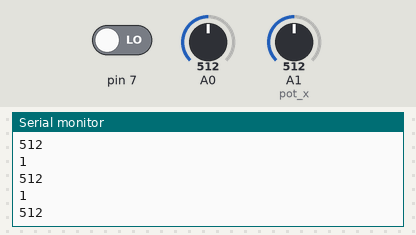
Bench run of a sketch on a simulated Arduino Uno, built with avr-gcc and run on an emulated ATmega328P. On the bench: the last lines printed to the serial monitor. The inputs (shaded band) are chosen by the test bench; at power-on: A0 = 512, pin 7 LOW, A1 (pot_x) = 512. No radio packets arrive unless stated.

Above: at 1.2 s.
1.3 s: A0 set to 716
At 2.0 s:
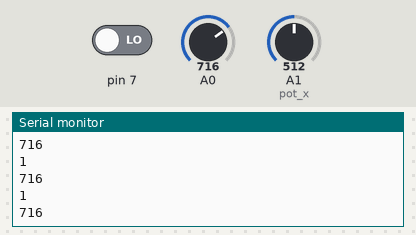
2.8 s: A0 set to 900
At 3.8 s:
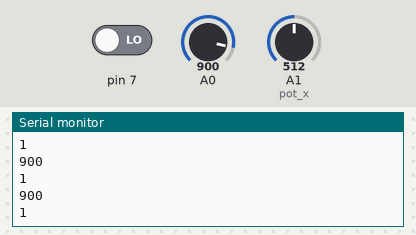
Timing chart, 0 to 5.8 s (numbered marks = the images above; inputs shaded):
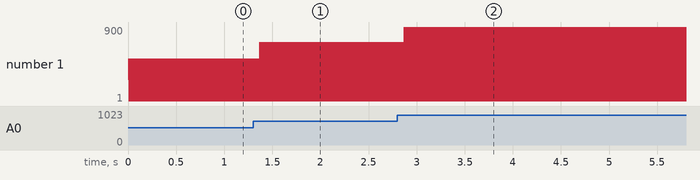

The sketch:

transiver_nrf24l01_jostik_zad_pered_servo_led_car.ino
```cpp
#include <SPI.h>
#include <nRF24L01.h>
#include <RF24.h>
#include <Servo.h>
#define CE_PIN 9
#define CSN_PIN 10
const uint64_t pipe = 0xE8E8F0F0E1LL;
RF24 radio(CE_PIN, CSN_PIN);
int datos[3];
//int but=7;
Servo myservo;
int pot_x = 1;
int val_x;
void setup()
{
  pinMode(7, INPUT);
  pinMode(pot_x, INPUT);
  radio.begin();
  Serial.begin(9600);
  radio.openWritingPipe(pipe);
}

void loop()
{
  datos[0] = analogRead(0);
  datos[1] = digitalRead(7);
  val_x = analogRead(pot_x);
 // val_x = map(val_x, 0, 1023, 254, -254);
  datos[2] = val_x;
  bool ok = radio.write(datos, sizeof(datos));
  if (ok)
  {
   Serial.println(datos[0]);

  }
  //Serial.println(datos[1]);
  Serial.println(pot_x);

}
```

Measured:
- after the input at 1.3 s, the serial monitor: prints a new line after 0.07 s (image 1)
- after the input at 2.8 s, the serial monitor: prints a new line after 0.07 s (image 2)
- plotted number 1: 1 → 9 after the input at 2.8 s
